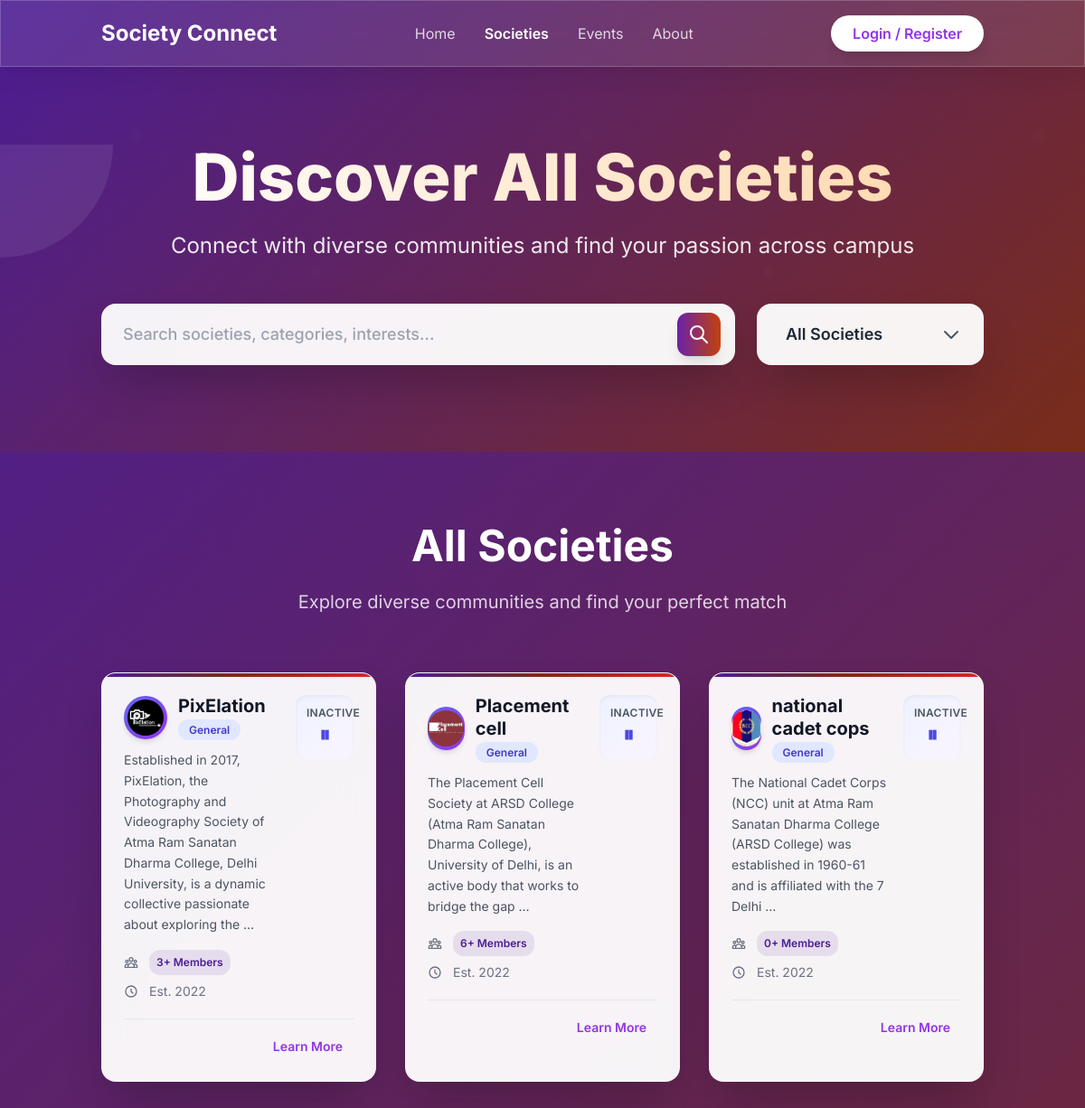
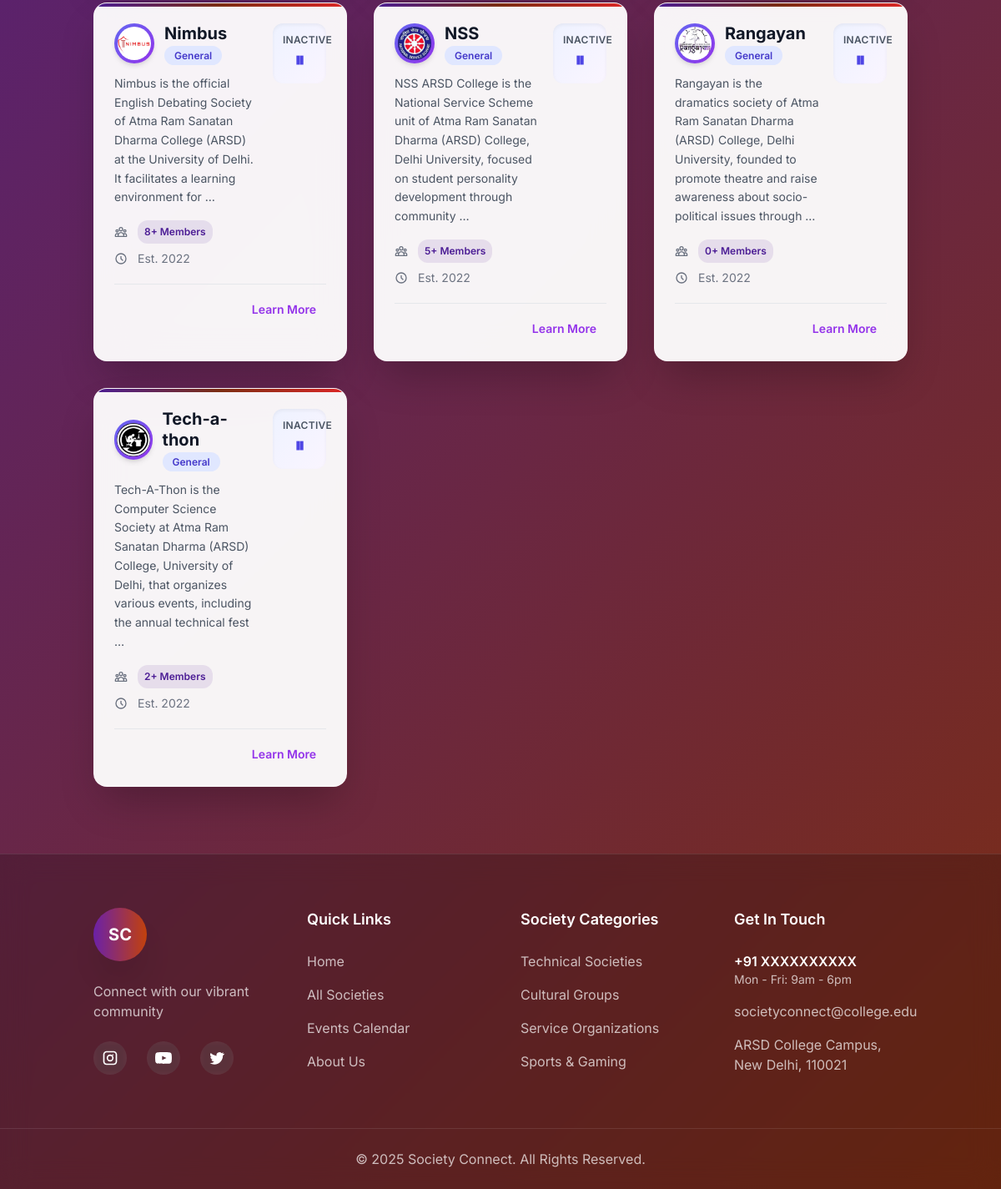
/societies/, run on the app's committed database (2 pictures, top to bottom).
### app1/models.py (models this page shows, shortened)
class Society(models.Model):
    name = models.CharField(max_length=200)
    description = models.TextField()
    main_description= models.TextField(blank=True, null=True)
    logo = models.ImageField(upload_to="society_images/", blank=True, null=True)
    main_image=models.ImageField(upload_to="society_images", blank=True, null=True)
    slug = models.SlugField(unique=True, blank=True)

### app1/views.py (the view)
# urls.py: path("societies/", views.society_list, name="society_list"),
def society_list(request):
    societies = Society.objects.annotate(member_count=Count("core_members"))
    return render(request, "app1/society_list.html", {"societies": societies})

### app1/templates/app1/society_list.html (shortened to what this page needs)
<!DOCTYPE html>
{% load static %}
<html lang="en" class="scroll-smooth">
<head>
    <script src="https://cdn.tailwindcss.com"></script>
</head>
<body class="text-gray-800">
    <header class="bg-white/10 backdrop-blur-lg fixed top-0 left-0 right-0 z-50 border-b border-white/20">
        <div class="container mx-auto px-6 py-4">
            <div class="flex items-center justify-between">
                <a href="{% url 'home' %}" class="text-2xl font-bold text-white">Society Connect</a>
                <nav class="hidden md:flex items-center space-x-8">
                    <a href="{% url 'home' %}" class="text-white/80 hover:text-white transition">Home</a>
                    <a href="{% url 'society_list' %}" class="text-white font-semibold">Societies</a>
                    <a href="{% url 'events_list' %}" class="text-white/80 hover:text-white transition">Events</a>
                    <a href="{% url 'about' %}" class="text-white/80 hover:text-white transition">About</a>
                </nav>
                {% if user.is_authenticated %}
                <div class="relative hidden md:block">
                    <button id="profile-menu-button" class="flex items-center space-x-2 focus:outline-none">
                        {% if user.profile.photo %}
                            <img class="w-10 h-10 rounded-full object-cover border-2 border-white" src="{{ user.profile.photo.url }}" alt="Your Photo">
                        {% else %}
                            <span class="inline-block h-10 w-10 overflow-hidden rounded-full bg-white/20">
                              <svg class="h-full w-full text-white" fill="currentColor" viewBox="0 0 24 24">
                                <path d="M24 20.993V24H0v-2.996A14.977 14.977 0 0112.004 15c4.904 0 9.26 2.354 11.996 5.993zM16.002 8.999a4 4 0 11-8 0 4 4 0 018 0z" />
                              </svg>
                            </span>
                        {% endif %}
                        <span class="font-semibold text-white">Hi, {{ user.username }}</span>
                        <svg class="w-4 h-4 text-white/80" fill="none" stroke="currentColor" viewBox="0 0 24 24"><path stroke-linecap="round" stroke-linejoin="round" stroke-width="2" d="M19 9l-7 7-7-7"></path></svg>
                    </button>
                    <div id="profile-menu" class="hidden absolute right-0 mt-2 w-48 bg-white rounded-md shadow-xl z-20">
                        <a href="{% url 'profile' %}" class="block px-4 py-2 text-sm text-gray-700 hover:bg-indigo-500 hover:text-white">My Profile</a>
                        <a href="{% url 'logout' %}" class="block px-4 py-2 text-sm text-gray-700 hover:bg-indigo-500 hover:text-white">Logout</a>
                    </div>
                </div>
                {% else %}
                <a href="{% url 'login' %}"
                    class="hidden md:inline-block bg-white text-purple-600 font-semibold px-6 py-2 rounded-full hover:bg-gray-100 transition shadow-lg">
                    Login / Register
                </a>
                {% endif %}
            </div>
        </div>
    </header>
    <main>
        <section class="hero-bg text-white pt-32 pb-20 md:pt-40 md:pb-24 relative overflow-hidden">
            <div class="floating-elements"></div>
            <div class="container mx-auto px-6 text-center relative z-10">
                <h1
                    class="text-5xl md:text-7xl font-extrabold leading-tight mb-6 bg-gradient-to-r from-white to-orange-200 bg-clip-text text-transparent">
                </h1>
                <p class="text-xl md:text-2xl text-white/90 mb-12 max-w-4xl mx-auto leading-relaxed">
                    Connect with diverse communities and find your passion across campus
                </p>
                <div class="max-w-5xl mx-auto">
                    <div class="flex flex-col sm:flex-row gap-6">
                        <div class="relative flex-1">
                            <input type="search" id="searchInput"
                                placeholder="Search societies, categories, interests..."
                                class="w-full p-5 pl-6 pr-14 text-gray-800 rounded-2xl shadow-2xl focus:outline-none search-glow bg-white/95 backdrop-blur-sm text-lg font-medium">
                            <button
                                class="absolute top-1/2 right-4 -translate-y-1/2 bg-gradient-to-r from-purple-800 to-orange-700 text-white p-3 rounded-xl hover:from-purple-900 hover:to-orange-800 transition-all duration-300 shadow-lg">
                                <svg class="w-6 h-6" fill="none" stroke="currentColor" viewBox="0 0 24 24">
                                    <path stroke-linecap="round" stroke-linejoin="round" stroke-width="2"
                                        d="M21 21l-6-6m2-5a7 7 0 11-14 0 7 7 0 0114 0z"></path>
                                </svg>
                            </button>
                        </div>
                        <div class="relative">
                            <select id="societyFilter"
                                class="appearance-none bg-white/95 backdrop-blur-sm text-gray-800 px-8 py-5 pr-12 rounded-2xl shadow-2xl focus:outline-none search-glow font-semibold min-w-[220px] text-lg">
                                <option value="all">All Societies</option>
                            </select>
                            <div class="absolute inset-y-0 right-0 flex items-center pr-6 pointer-events-none">
                            </div>
                        </div>
                    </div>
                </div>
            </div>
        </section>
        <div class="py-20 relative">
            <div class="container mx-auto px-6">
                <div class="text-center mb-16">
                    <h2 class="text-4xl md:text-5xl font-bold mb-6 text-white">All Societies</h2>
                    <p class="text-white/80 max-w-3xl mx-auto text-xl">Explore diverse communities and find your perfect
                        match</p>
                </div>
                <div id="societiesContainer" class="grid grid-cols-1 md:grid-cols-2 lg:grid-cols-3 gap-8">
                    {% for society in societies %}
                    <div data-society="{{ society.slug }}"
                        class="society-card rounded-2xl shadow-2xl card-hover border border-white/20">
                        <div class="p-6">
                            <div class="flex items-start justify-between mb-5">
                                <div class="flex-1 pr-4">
                                    <div class="flex items-center gap-3 mb-3">
                                        <div class="w-12 h-12 bg-gradient-to-br from-indigo-500 to-purple-600 rounded-full shadow-md flex items-center justify-center">
                                            {% if society.logo %}
                                                <img src="{{ society.logo.url }}" alt="{{ society.name }}" class="w-10 h-10 rounded-full object-cover">
                                            {% else %}
                                                <span class="text-white font-bold text-lg">{{ society.name.0 }}</span>
                                            {% endif %}
                                        </div>
                                        <div>
                                            <h3 class="text-xl font-bold text-gray-900 leading-tight">{{ society.name }}</h3>
                                            <span class="text-xs px-3 py-1 bg-indigo-100 text-indigo-700 rounded-full font-semibold">
                                                {{ society.category|default:"General" }}
                                            </span>
                                        </div>
                                    </div>
                                    <p class="text-gray-600 text-sm mb-4 leading-relaxed">
                                        {{ society.description|truncatewords:25 }}
                                    </p>
                                    <div class="space-y-2 text-sm text-gray-500">
                                        <div class="flex items-center gap-3">
                                            <span class="member-count">{{ society.member_count|default:"0" }}+ Members</span>
                                        </div>
                                        <div class="flex items-center gap-3">
                                            <svg class="w-4 h-4 flex-shrink-0" fill="none" stroke="currentColor"
                                                viewBox="0 0 24 24">
                                                <path stroke-linecap="round" stroke-linejoin="round" stroke-width="2"
                                                    d="M12 8v4l3 3m6-3a9 9 0 11-18 0 9 9 0 0118 0z"></path>
                                            </svg>
                                            <span>Est. {{ society.established_year|default:"2022" }}</span>
                                        </div>
                                    </div>
                                </div>
                                <div class="flex-shrink-0">
                                    <div class="bg-gradient-to-br from-indigo-50 to-purple-50 rounded-xl p-3 w-16 text-center shadow-inner">
                                        <p class="text-xs font-semibold text-gray-600 uppercase tracking-wide">
                                            {% if society.is_active %}Active{% else %}Inactive{% endif %}
                                        </p>
                                        <p class="text-2xl font-bold text-indigo-600">
                                            {% if society.is_active %}✓{% else %}⏸{% endif %}
                                        </p>
                                    </div>
                                </div>
                            </div>
                            <div class="flex items-center justify-between pt-4 border-t border-gray-200">
                                <div class="flex gap-2">
                                    <a href="{% url 'society_detail' society.slug %}"
                                        class="px-3 py-1 text-sm text-purple-600 hover:bg-purple-50 rounded-lg transition duration-300 font-semibold">Learn More</a>
                                </div>
                            </div>
                        </div>
                    </div>
                    {% endfor %}
                </div>
            </div>
        </div>
    </main>
    <footer class="bg-black/20 backdrop-blur-lg text-white border-t border-white/10">
        <div class="container mx-auto px-6 py-16">
            <div class="grid grid-cols-1 md:grid-cols-4 gap-12">
                <div>
                    <div class="mb-6">
                        <div
                            class="w-16 h-16 rounded-full bg-gradient-to-r from-purple-800 to-orange-700 flex items-center justify-center shadow-2xl">
                            <span class="text-white font-bold text-xl">SC</span>
                        </div>
                    </div>
                    <p class="text-white/70 mb-6">Connect with our vibrant community</p>
                    <div class="flex space-x-6">
                        <a href="#"
                            class="hover:text-purple-300 w-10 h-10 flex items-center justify-center bg-white/10 rounded-full backdrop-blur-sm transition duration-300 hover:bg-white/20">
                        </a>
                        <a href="#"
                            class="hover:text-purple-300 w-10 h-10 flex items-center justify-center bg-white/10 rounded-full backdrop-blur-sm transition duration-300 hover:bg-white/20">
                        </a>
                        <a href="#"
                            class="hover:text-purple-300 w-10 h-10 flex items-center justify-center bg-white/10 rounded-full backdrop-blur-sm transition duration-300 hover:bg-white/20">
                        </a>
                    </div>
                </div>
                <div>
                    <h3 class="text-lg font-semibold mb-6 text-white">Quick Links</h3>
                    <ul class="space-y-4">
                        <li><a href="{% url 'home' %}" class="text-white/70 hover:text-white transition duration-300">Home</a></li>
                        <li><a href="{% url 'society_list' %}" class="text-white/70 hover:text-white transition duration-300">All Societies</a>
                        </li>
                        <li><a href="{% url 'events_list' %}" class="text-white/70 hover:text-white transition duration-300">Events
                                Calendar</a></li>
                        <li><a href="{% url 'about' %}" class="text-white/70 hover:text-white transition duration-300">About Us</a></li>
                    </ul>
                </div>
                <div>
                    <h3 class="text-lg font-semibold mb-6 text-white">Society Categories</h3>
                    <ul class="space-y-4">
                        <li><a href="#" class="text-white/70 hover:text-white transition duration-300">Technical
                                Societies</a></li>
                        <li><a href="#" class="text-white/70 hover:text-white transition duration-300">Cultural
                                Groups</a></li>
                        <li><a href="#" class="text-white/70 hover:text-white transition duration-300">Service
                                Organizations</a></li>
                        <li><a href="#" class="text-white/70 hover:text-white transition duration-300">Sports &
                                Gaming</a></li>
                    </ul>
                </div>
                <div>
                    <h3 class="text-lg font-semibold mb-6 text-white">Get In Touch</h3>
                    <div class="space-y-4 text-white/70">
                        <div>
                            <p class="font-semibold text-white">+91 XXXXXXXXXX</p>
                            <p class="text-sm">Mon - Fri: 9am - 6pm</p>
                        </div>
                        <p>societyconnect@college.edu</p>
                        <p>ARSD College Campus,<br>New Delhi, 110021</p>
                    </div>
                </div>
            </div>
        </div>
        <div class="border-t border-white/10">
            <div class="container mx-auto px-6 py-6 text-center">
                <p class="text-white/70">
                    &copy; 2025 Society Connect. All Rights Reserved.
                </p>
            </div>
        </div>
    </footer>
</body>
</html>

### data on the page
Society: logo (picture), name "PixElation", category "General", description "Established in 2017, PixElation, the Photography and Videography Society of Atma Ram Sanatan Dharma College, Delhi University, is a dynamic collective passionate about exploring the …", member_count "3", established_year "2022"
Society: logo (picture), name "Placement cell", category "General", description "The Placement Cell Society at ARSD College (Atma Ram Sanatan Dharma College), University of Delhi, is an active body that works to bridge the gap …", member_count "6", established_year "2022"
Society: logo (picture), name "national cadet cops", category "General", description "The National Cadet Corps (NCC) unit at Atma Ram Sanatan Dharma College (ARSD College) was established in 1960-61 and is affiliated with the 7 Delhi …", member_count "0", established_year "2022"
Society: logo (picture), name "Nimbus", category "General", description "Nimbus is the official English Debating Society of Atma Ram Sanatan Dharma College (ARSD) at the University of Delhi. It facilitates a learning environment for …", member_count "8", established_year "2022"
Society: logo (picture), name "NSS", category "General", description "NSS ARSD College is the National Service Scheme unit of Atma Ram Sanatan Dharma (ARSD) College, Delhi University, focused on student personality development through community …", member_count "5", established_year "2022"
Society: logo (picture), name "Rangayan", category "General", description "Rangayan is the dramatics society of Atma Ram Sanatan Dharma (ARSD) College, Delhi University, founded to promote theatre and raise awareness about socio-political issues through …", member_count "0", established_year "2022"
Society: logo (picture), name "Tech-a-thon", category "General", description "Tech-A-Thon is the Computer Science Society at Atma Ram Sanatan Dharma (ARSD) College, University of Delhi, that organizes various events, including the annual technical fest …", member_count "2", established_year "2022"
